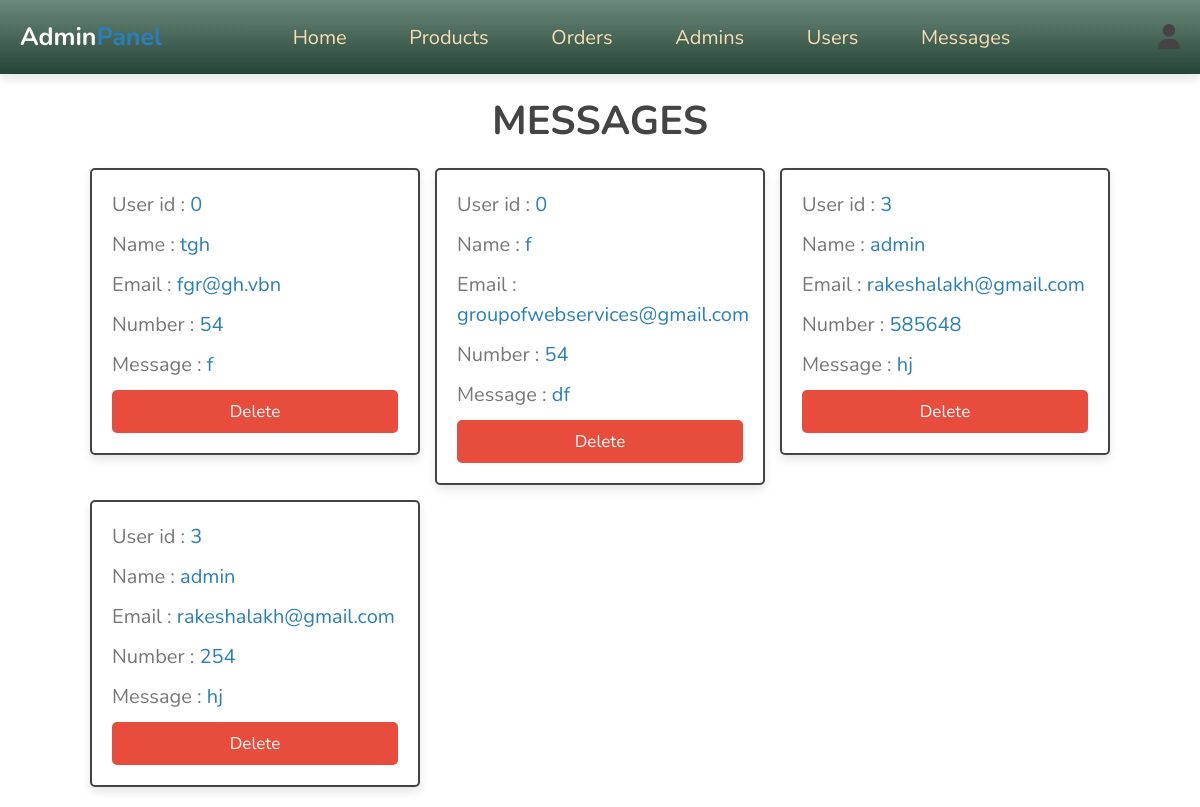
The page /admin/messages.php (signed in) on the database its author committed.
### tables this page shows
CREATE TABLE `messages` (
  `id` int(100) NOT NULL,
  `user_id` int(100) NOT NULL,
  `name` varchar(100) NOT NULL,
  `email` varchar(100) NOT NULL,
  `number` varchar(12) NOT NULL,
  `message` varchar(500) NOT NULL
);

### admin/messages.php (the view, shortened to what this page needs)
<?php
include '../components/connect.php';
?>
<!DOCTYPE html>
<html lang="en">
<head>
   <link rel="stylesheet" href="https://cdnjs.cloudflare.com/ajax/libs/font-awesome/6.1.1/css/all.min.css">
   <link rel="stylesheet" href="../css/admin_style.css">
</head>
<body>
<?php include '../components/admin_header.php'; ?>
<section class="contacts">
<h1 class="heading">Messages</h1>
<div class="box-container">
   <?php
      $select_messages = $conn->prepare("SELECT * FROM `messages`");
      $select_messages->execute();
      if($select_messages->rowCount() > 0){
         while($fetch_message = $select_messages->fetch(PDO::FETCH_ASSOC)){
   ?>
   <div class="box">
   <p> User id : <span><?= $fetch_message['user_id']; ?></span></p>
   <p> Name : <span><?= $fetch_message['name']; ?></span></p>
   <p> Email : <span><?= $fetch_message['email']; ?></span></p>
   <p> Number : <span><?= $fetch_message['number']; ?></span></p>
   <p> Message : <span><?= $fetch_message['message']; ?></span></p>
   <a href="messages.php??delete=<?= $fetch_message['id']; ?>" onclick="return confirm('delete this message?');" class="delete-btn">Delete</a>
   </div>
   <?php
         }
      }else{
         echo '<p class="empty">you have no messages</p>';
      }
   ?>
</div>
</section>
</body>
</html>

### css/admin_style.css (style rules this page uses)
:root { --main-color:#2980b9; --orange:#f39c12; --red:#e74c3c; --black:#444; --white:#fff; --light-color:#777; --light-bg:#f5f5f5; --border:.2rem solid var(--black); --box-shadow:0 .5rem 1rem rgba(0,0,0,.1); }
* { font-family: 'Nunito', sans-serif; margin:0; padding:0; box-sizing: border-box; outline: none; border:none; text-decoration: none; }
html { font-size: 62.5%; overflow-x: hidden; }
body { background-color: var(--light-bg); background: url(../images/gr.png) no-repeat; }
section { padding:2rem; max-width: 1200px; margin:0 auto; }
.heading { font-size: 4rem; color:var(--black); margin-bottom: 2rem; text-align: center; text-transform: uppercase; }
.btn, .delete-btn, .option-btn { display: block; width: 100%; margin-top: 1rem; border-radius: .5rem; padding:1rem 3rem; font-size: 1.7rem; text-transform: capitalize; color:var(--white); cursor: pointer; text-align: center; }
.delete-btn { background-color: var(--red); }
.contacts .box-container { display: grid; grid-template-columns: repeat(auto-fit, 33rem); gap:1.5rem; align-items: flex-start; justify-content: center; }
.contacts .box-container .box { padding:2rem; padding-top: 1rem; border-radius: .5rem; border:var(--border); background-color: var(--white); box-shadow: var(--box-shadow); }
.contacts .box-container .box p { line-height: 1.5; font-size: 2rem; color:var(--light-color); margin:1rem 0; }
.contacts .box-container .box p span { color:var(--main-color); }

### rows shown on the page
messages: user "0", name "tgh", email "fgr@gh.vbn", number "54", message "f"
messages: user "0", name "f", email "groupofwebservices@gmail.com", number "54", message "df"
messages: user "3", name "admin", email "rakeshalakh@gmail.com", number "585648", message "hj"
messages: user "3", name "admin", email "rakeshalakh@gmail.com", number "254", message "hj"
